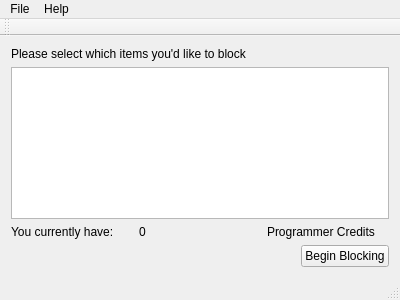
<?xml version="1.0" encoding="UTF-8"?>
<ui version="4.0">
 <class>MainWindow</class>
 <widget class="QMainWindow" name="MainWindow">
  <property name="geometry">
   <rect>
    <x>0</x>
    <y>0</y>
    <width>400</width>
    <height>300</height>
   </rect>
  </property>
  <property name="windowTitle">
   <string>Coding-Trainer</string>
  </property>
  <widget class="QWidget" name="centralWidget">
   <layout class="QVBoxLayout" name="verticalLayout">
    <item>
     <widget class="QLabel" name="label_4">
      <property name="text">
       <string>Please select which items you'd like to block</string>
      </property>
     </widget>
    </item>
    <item>
     <widget class="QListView" name="listView"/>
    </item>
    <item>
     <layout class="QHBoxLayout" name="horizontalLayout_2">
      <item>
       <widget class="QLabel" name="label">
        <property name="text">
         <string>You currently have: </string>
        </property>
       </widget>
      </item>
      <item>
       <widget class="QLabel" name="label_2">
        <property name="text">
         <string>0 </string>
        </property>
       </widget>
      </item>
      <item>
       <widget class="QLabel" name="label_3">
        <property name="text">
         <string>Programmer Credits</string>
        </property>
       </widget>
      </item>
     </layout>
    </item>
    <item>
     <layout class="QHBoxLayout" name="horizontalLayout">
      <item>
       <spacer name="horizontalSpacer">
        <property name="orientation">
         <enum>Qt::Horizontal</enum>
        </property>
        <property name="sizeHint" stdset="0">
         <size>
          <width>40</width>
          <height>20</height>
         </size>
        </property>
       </spacer>
      </item>
      <item>
       <widget class="QPushButton" name="pushButton">
        <property name="text">
         <string>Begin Blocking</string>
        </property>
       </widget>
      </item>
     </layout>
    </item>
   </layout>
  </widget>
  <widget class="QMenuBar" name="menuBar">
   <property name="geometry">
    <rect>
     <x>0</x>
     <y>0</y>
     <width>400</width>
     <height>20</height>
    </rect>
   </property>
   <widget class="QMenu" name="menuFile">
    <property name="title">
     <string>File</string>
    </property>
    <addaction name="actionAdd_Item"/>
    <addaction name="actionExit"/>
   </widget>
   <widget class="QMenu" name="menuHelp">
    <property name="title">
     <string>Help</string>
    </property>
    <addaction name="actionAbout_Qt"/>
   </widget>
   <addaction name="menuFile"/>
   <addaction name="menuHelp"/>
  </widget>
  <widget class="QToolBar" name="mainToolBar">
   <attribute name="toolBarArea">
    <enum>TopToolBarArea</enum>
   </attribute>
   <attribute name="toolBarBreak">
    <bool>false</bool>
   </attribute>
  </widget>
  <widget class="QStatusBar" name="statusBar"/>
  <action name="actionExit">
   <property name="text">
    <string>Exit</string>
   </property>
  </action>
  <action name="actionAdd_Item">
   <property name="text">
    <string>Add Item</string>
   </property>
  </action>
  <action name="actionAbout_Qt">
   <property name="text">
    <string>About Qt</string>
   </property>
  </action>
 </widget>
 <layoutdefault spacing="6" margin="11"/>
 <resources/>
 <connections/>
</ui>
